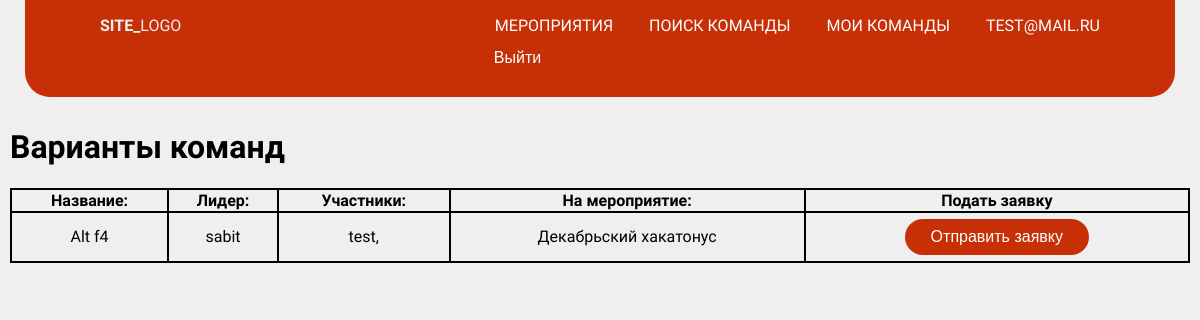
The page /event/team_search/ (signed in) on the database its author committed.
### account/models.py (models this page shows)
class User(AbstractUser):
    GENDER_CHOICES = [
        ('M', 'Male'),
        ('F', 'Female'),
    ]
    name = models.CharField(max_length=100, null=False)
    email = models.EmailField(unique=True, null=False)
    date_birth = models.DateField(blank=True, null=True, verbose_name='Дата рождения')
    gender = models.CharField(max_length=1, choices=GENDER_CHOICES, null=True, blank=True)
    id = models.UUIDField(default=uuid.uuid4, unique=True,
                          primary_key=True, editable=False)
    USERNAME_FIELD = 'email'
    REQUIRED_FIELDS = ["username"]
    def __str__(self):
        return self.username

### event/models.py (models this page shows, shortened)
class Team(models.Model):
    name = models.CharField(max_length=200, null=False)
    leader_id = models.ForeignKey(settings.AUTH_USER_MODEL, null=False, on_delete=models.CASCADE, related_name='leader')
    members = models.ManyToManyField(settings.AUTH_USER_MODEL, blank=True, related_name='members')
    competition = models.ForeignKey(Competition, on_delete=models.CASCADE, related_name='competition')
    is_search_members = models.BooleanField(default=False)
    is_draft = models.BooleanField(default=True)  # Черновик или уже нет

class Competition(models.Model):
    title = models.CharField(max_length=200)
    description = models.TextField(null=True, blank=True)
    start_time = models.DateTimeField()
    end_time = models.DateTimeField()
    registration_deadline = models.DateTimeField(null=True)
    location = models.CharField(max_length=200) # Можно подробнее, но не сейчас
    sport_name = models.ForeignKey(SportClass, on_delete=models.CASCADE)
    time_created = models.DateTimeField(auto_now_add=True)
    time_updated = models.DateTimeField(auto_now=True)
    class Meta:
        ordering = ['start_time']

### event/views.py (the view)
# urls.py: path('team_search/', SearchTeam.as_view(), name='team_search'),
class SearchTeam(LoginRequiredMixin, ListView):
    model = Team
    template_name = "event/search_team.html"
    context_object_name = "teams"
    def get_queryset(self):
        return Team.objects.all().filter(is_search_members = True) # пока так

### event/templates/event/search_team.html
{% extends "base.html" %}
{% block header %}
    {% include "event/includes/header.html" %}
{% endblock %}
{% block content %}
    <h1>Варианты команд</h1>
    <table class="card_bottom3">
        <thead>
            <tr>
                <th scope="col"><strong>Название: </strong></th>
                <th scope="col"><strong>Лидер: </strong></th>
                <th scope="col"><strong>Участники:</strong></th>
                <th scope="col"><strong>На мероприятие:</strong></th>
                <th scope="col"><strong>Подать заявку</strong></th>
            </tr>
        </thead>
        <tbody>
            {% for team in teams %}
                <tr class="team">
                    <td>{{ team.name }}</td>
                    <td> {{ team.leader_id }}</td>
                    <td>
                    {% for member in team.members.all %}
                        {{ member.username }},
                    {% endfor %}
                    </td>
                    <td>{{ team.competition.title }}</td>
                    <td><button type="submit">Отправить заявку</button></td>
                </tr>
            {% empty %}
                <p>Нет доступных вариантов</p>
            {% endfor %}
        </tbody>
    </table>
{% endblock %}

### event/templates/event/includes/header.html (shortened to what this page needs)
{% load static %}
<header>
    <div class="wrapper">
        <h1 class="logo">Site_<span>Logo</span></h1>
        <nav class="main-nav">
            <ul>
                <li><a href="{% url 'posts' %}">Мероприятия</a></li>
                <li><a href="{% url 'team_search' %}">Поиск команды</a></li>
                {% if user.is_authenticated %}
                    <li><a href="{% url 'my_teams' %}">Мои команды</a></li>
                    <li><a href="{% url 'account:profile' %}">{{ user.username }}</a></li>
                    <form method="post" action="{% url 'account:logout' %}">
                        <button type="submit">Выйти</button>
                    </form>
                {% else %}
                    <li><a href="{% url 'account:login' %}">Вход</a></li>
                {% endif %}
            </ul>
        </nav>
    </div>
</header>

### static/css/base.css (style rules this page uses)
:root { --main-color: #C73006; --second-color: #efefef; --breadcrumbs-fg: #464655; }
body { margin: 0; padding: 0; background: var(--second-color); font-family: 'QuickSand', sans-serif; }
.wrapper { width: 95%; max-width: 1000px; margin: 0 auto; }
header { background: var(--main-color); color: var(--second-color); position: relative; padding: 1em 0; margin: 0px 25px 0px 25px; border-radius: 0px 0px 25px 25px; }
header::after { content: ""; clear: both; display: block; }
.logo { float: left; font-size: 1rem; margin: 0; text-transform: uppercase; font-weight: 700; }
.logo span { font-weight: 400; }
.main-nav { position: absolute; top: 100%; right: 0; left: 0; background: var(--breadcrumbs-fg); height: 0; overflow: hidden; }
.main-nav ul { margin: 0; padding: 0; list-style: none; }
.main-nav li { border-bottom: 1px solid #575766; }
.main-nav a { color: white; display: block; padding: 1em 1em; text-decoration: none; text-transform: uppercase; }
@media only screen and (min-width: 800px) { .main-nav { height: auto; position: relative; background: transparent; float: right; } }
@media only screen and (min-width: 800px) { .main-nav li { display: inline-block; border: none; } }
@media only screen and (min-width: 800px) { .main-nav a { padding: 0; margin-left: 2em; } }
button { background-color: var(--main-color) !important; margin: 5px; border: none; color: white; padding: 9px 26px; text-align: center; text-decoration: none; display: inline-block; font-size: 16px; border-radius: 20px; }
a { color: white; text-decoration: none; }
.card_bottom3 { text-align: center; border-collapse: collapse; table-layout:auto; width:100%; margin-top: 10px; }
.card_bottom3 td, .card_bottom3 th { flex:1; border: 2px solid black; border-collapse: collapse; }

### rows shown on the page
User: username "TEST@MAIL.RU"
Team: name "Alt f4", leader_id "sabit", competition "Декабрьский хакатонус"
User: username "test"
